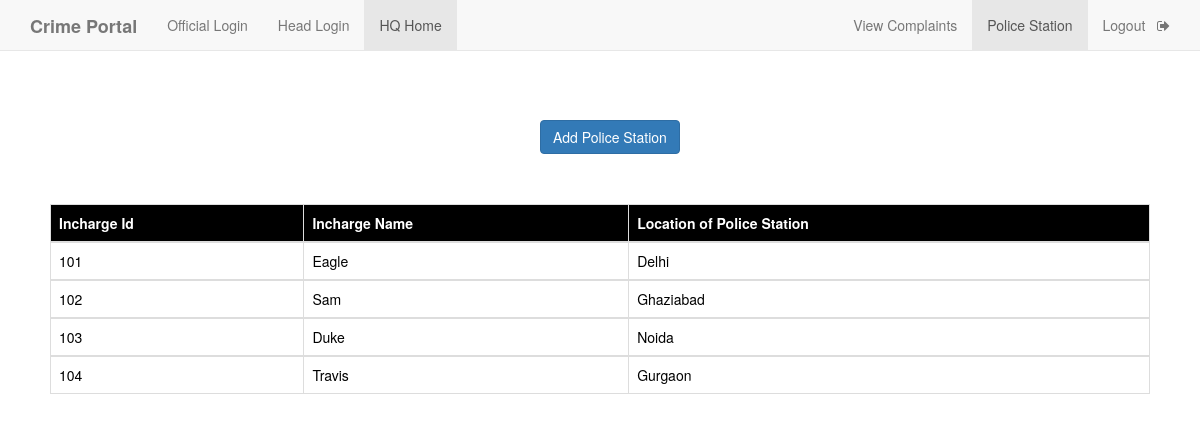
The page /head_view_police_station.php (signed in) on the database its author committed.
### tables this page shows
CREATE TABLE `police_station` (
  `i_id` varchar(50) NOT NULL,
  `i_name` varchar(50) NOT NULL,
  `location` varchar(50) NOT NULL,
  `i_pass` varchar(50) NOT NULL
);

### head_view_police_station.php (the view, shortened to what this page needs)
<!DOCTYPE html>
<html>
<head>
    <?php
    $conn=mysqli_connect("localhost","root","root","crime_portal");
    $query="select i_id,i_name,location from police_station";
    $result=mysqli_query($conn,$query);
    ?>
	<link rel="stylesheet" type="text/css" href="https://maxcdn.bootstrapcdn.com/bootstrap/3.3.5/css/bootstrap.min.css">
	<link rel="stylesheet" type="text/css" href="https://maxcdn.bootstrapcdn.com/font-awesome/4.4.0/css/font-awesome.min.css">
</head>
<body>
	<nav  class="navbar navbar-default navbar-fixed-top">
  <div class="container">
    <div class="navbar-header">
      <a class="navbar-brand" href="home.php"><b>Crime Portal</b></a>
    </div>
    <div id="navbar" class="collapse navbar-collapse">
      <ul class="nav navbar-nav">
        <li><a href="official_login.php">Official Login</a></li>
        <li><a href="headlogin.php">Head Login</a></li>
        <li class="active"><a href="head_view_police_station.php">HQ Home</a></li>
      </ul>
      <ul class="nav navbar-nav navbar-right">
        <li><a href="headHome.php">View Complaints</a></li>
        <li class="active" ><a href="head_view_police_station.php">Police Station</a></li>
        <li><a href="h_logout.php">Logout &nbsp <i class="fa fa-sign-out" aria-hidden="true"></i></a></li>
      </ul>
    </div>
  </div>
 </nav>
 <div  style="margin-top: 10%;margin-left: 45%">
   <a href="police_station_add.php" class="btn btn-primary">Add Police Station</a>
 </div>
<div style="padding:50px;">
   <table class="table table-bordered">
    <thead class="thead-dark" style="background-color: black; color: white;">
      <tr>
        <th scope="col">Incharge Id</th>
        <th scope="col">Incharge Name</th>
        <th scope="col">Location of Police Station</th>
      </tr>
    </thead>
<?php
      while($rows=mysqli_fetch_assoc($result)){
    ?>
    <tbody style="background-color: white; color: black;">
      <tr>
        <td><?php echo $rows['i_id']; ?></td>
        <td><?php echo $rows['i_name']; ?></td>
        <td><?php echo $rows['location']; ?></td>
      </tr>
    </tbody>
    <?php
    }
    ?>
</table>
 </div>
</body>
</html>

### rows shown on the page
police_station: i_id "101", i_name "Eagle", location "Delhi"
police_station: i_id "102", i_name "Sam", location "Ghaziabad"
police_station: i_id "103", i_name "Duke", location "Noida"
police_station: i_id "104", i_name "Travis", location "Gurgaon"
